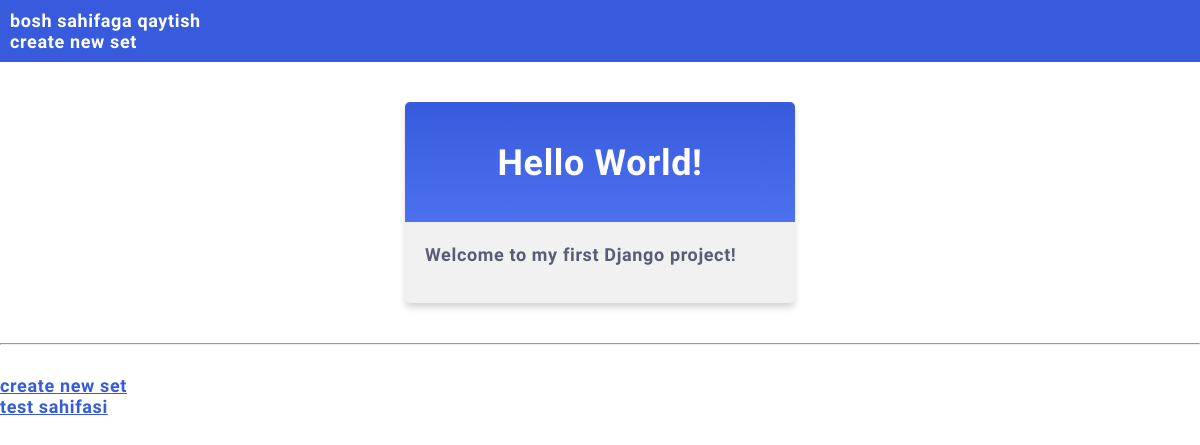
/, run on an earlier commit of the app's database.
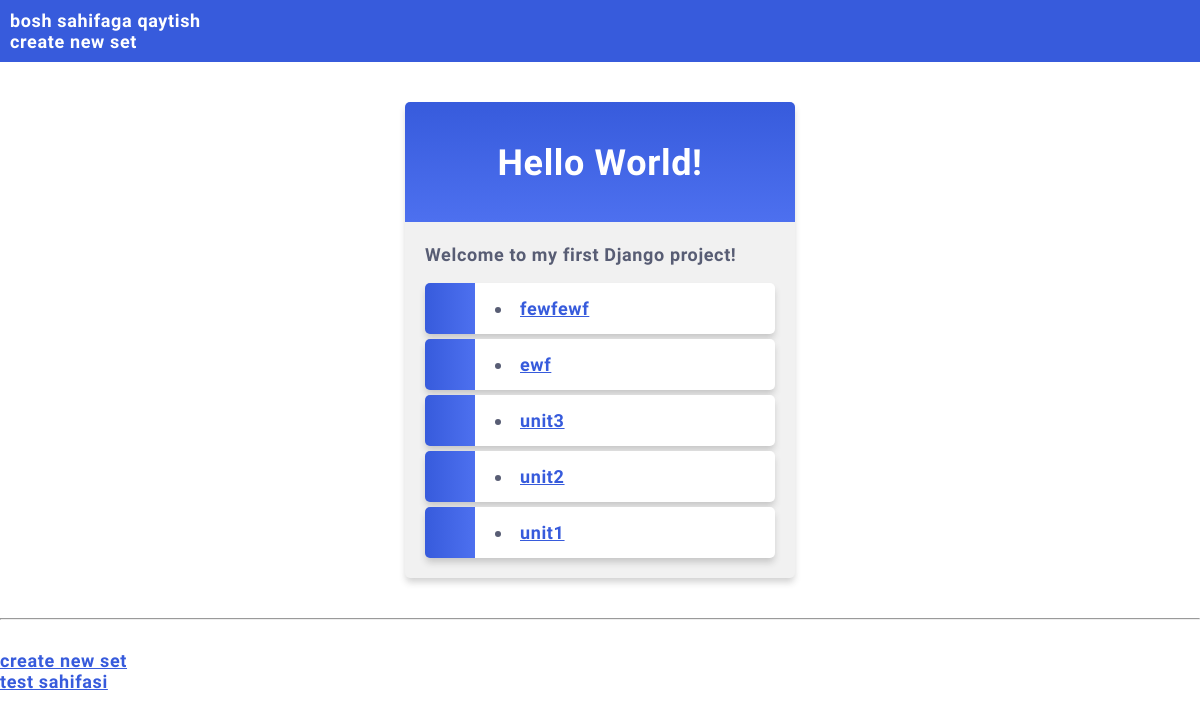
And on a later commit of the database.
### my_card/models.py (models this page shows, shortened)
class Set(models.Model):
    name = models.CharField(max_length = 64)
    description = models.CharField(max_length = 255, blank =True)

### my_card/views.py (the view)
# urls.py: path('', views.index, name='index'),
def index(request):
    my_sets = Set.objects.all()
    context = {'my_sets': my_sets }
    return render(request, 'my_card/index.html', context=context)

### my_card/templates/my_card/index.html (shortened to what this page needs)
{% extends "my_card/base.html" %}
{% block content %}
<div class="mycard">
          <h1>Hello World!</h1>
      <p>Welcome to my first Django project!</p>
    {% for my_set in my_sets reversed %}
    <div>
         <a href = "{% url 'set_list' my_set.id %}">
             <li onclick="window.location= details"> {{my_set.name}}
         </a>
    </div>
    {% endfor %}
</div>
{% endblock %}

What changed in the data, as far as the page shows it:
added Set: name "fewfewf"
added Set: name "ewf"
added Set: name "unit3"
added Set: name "unit2"
added Set: name "unit1"
